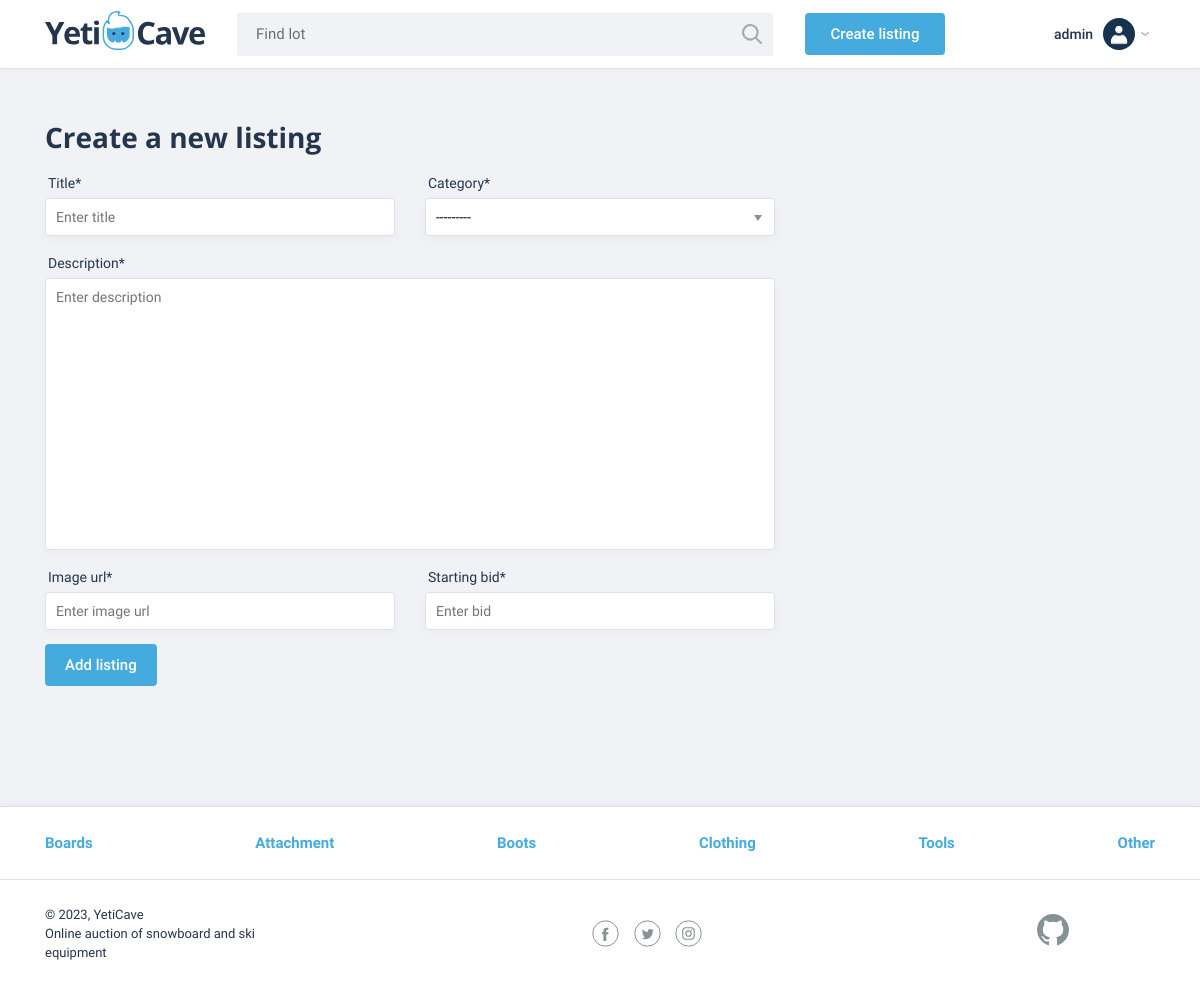
Screenshot of /create_listing (signed in) with the database file from the repository.
### auctions/models.py (models this page shows)
class User(AbstractUser):
    pass

class Category(models.Model):
    name = models.CharField(max_length=64)
    def __str__(self):
        return self.name

### auctions/views.py (the view)
# urls.py: path("create_listing", views.create_listing, name="create_listing"),
def create_listing(request):
    if request.method == "POST":
        form = ListingForm(request.POST)
        if form.is_valid():
            listing = form.save(commit=False)
            listing.creator = request.user
            listing.save()
            return HttpResponseRedirect(reverse("index"))
    else:
        form = ListingForm()
    return render(request, "auctions/create_listing.html", {"form": form})

### auctions/forms.py
class ListingForm(forms.ModelForm):
    class Meta:
        model = Listing
        fields = ["title", "description",
                  "starting_bid", "image_url", "category"]
        widgets = {
            "title": forms.TextInput(attrs={"placeholder": "Enter title"}),
            "description": forms.Textarea(attrs={"placeholder": "Enter description"}),
            "starting_bid": forms.TextInput(attrs={"placeholder": "Enter bid"}),
            "image_url": forms.URLInput(attrs={"placeholder": "Enter image url"}),
        }

### auctions/context_processors.py (called while the page is built)
def categories(request):
    categories = Category.objects.all()
    return {"categories": categories}

### auctions/templates/auctions/create_listing.html (shortened to what this page needs)
{% extends "auctions/layout.html" %}
{% block body %}
    <main class="container">
        <form action="{% url 'create_listing' %}" method="post" class="form form--lot {% if form.errors %}form__item--invalid{% endif %}">
            <h2>Create a new listing</h2>
            <div class="form__container">
                <div class="form__item">
                    <label for="{{ form.title.id_for_label }}">
                        {{ form.title.label }}{% if form.title.field.required %}*{% endif %}
                    </label>
                    {{ form.title }}
                </div>
                <div class="form__item">
                    <label for="{{ form.category.id_for_label }}">
                        {{ form.category.label }}{% if form.category.field.required %}*{% endif %}
                    </label>
                    {{ form.category }}
                </div>
            </div>
            <div class="form__item">
                <label for="{{ form.description.id_for_label }}">
                    {{ form.description.label }}{% if form.description.field.required %}*{% endif %}
                </label>
                {{ form.description }}
            </div>
            <div class="form__container">
                <div class="form__item">
                    <label for="{{ form.image_url.id_for_label }}">
                        {{ form.image_url.label }}{% if form.image_url.field.required %}*{% endif %}
                    </label>
                    {{ form.image_url }}
                </div>
                <div class="form__item">
                    <label for="{{ form.starting_bid.id_for_label }}">
                        {{ form.starting_bid.label }}{% if form.starting_bid.field.required%}*{% endif %}
                    </label>
                    {{ form.starting_bid }}
                </div>
            </div>
            <button type="submit" class="button">Add listing</button>
        </form>
    </main>
{% endblock %}

### auctions/templates/auctions/layout.html (shortened to what this page needs)
{% load static %}
<!DOCTYPE html>
<html lang="en">
<head>
    <link href="{% static 'auctions/css/normalize.min.css' %}" rel="stylesheet">
    <link href="{% static 'auctions/css/flatpickr.min.css' %}" rel="stylesheet">
    <link href="{% static 'auctions/css/styles.css' %}" rel="stylesheet">
</head>
<body>
    <header class="main-header">
        <div class="main-header__container container">
            <a href="/" class="main-header__logo">
                <img src="{% static 'auctions/img/logo.svg' %}" width="160" height="39" alt="YetiCave Logo">
            </a>
            <form method="get" action="/search" class="main-header__search">
                <input type="search" name="text" placeholder="Find lot">
                <button class="main-header__search-btn" type="submit">
                </button>
            </form>
            {% if user.is_authenticated %}
            <a class="main-header__add-lot button" href="{% url 'create_listing' %}">Create listing</a>
            <div class="user-menu__wrapper">
                <button class="button__menu-open menu-open">
                    <span class="menu-open__name">{{ user.username }}</span>
                    <img class="menu-open__image" src="{% static 'auctions/img/user.png' %}" width="32" height="32"
                        alt="User avatar">
                </button>
            </div>
            {% endif %}
        </div>
    </header>
    {% block body %}
    {% endblock %}
    <footer class="main-footer">
        <nav class="nav">
            <ul class="nav__list container">
                {% for category in categories %}
                    <li class="nav__item">
                        <a href="{% url "categories" category.id %}">
                            {{ category.name }}
                        </a>
                    </li>
                {% endfor %}
            </ul>
        </nav>
        <div class="main-footer__bottom container">
            <div class="main-footer__copyright">
                <p>© 2023, YetiCave</p>
                <p>Online auction of snowboard and ski equipment</p>
            </div>
            <div class="main-footer__social social">
                <a class="social__link social__link--facebook" href="#">Facebook
                </a><a class="social__link social__link--twitter" href="#">Twitter
                </a><a class="social__link social__link--instagram" href="#">Instagram
                </a>
            </div>
            <div class="main-footer__developed-by">
                <a class="logo-github" href="https://github.com/vFlicker">
                </a>
            </div>
        </div>
    </footer>
</body>
</html>

### rows the page displays
User: username "admin"
Category: name "Boards"
Category: name "Attachment"
Category: name "Boots"
Category: name "Clothing"
Category: name "Tools"
Category: name "Other"
